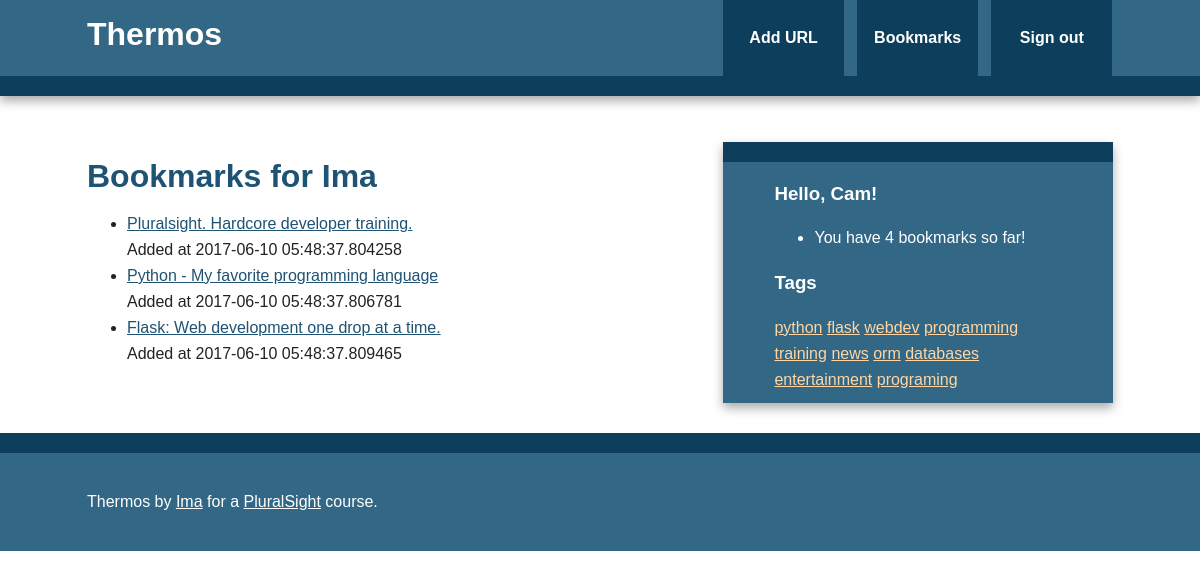
/bookmarks/user/Ima (signed in), run on the app's committed database.
### thermos/models.py (models this page shows, shortened)
class User(db.Model, UserMixin):
    id = db.Column(db.Integer, primary_key=True)
    username = db.Column(db.String(80), unique=True)
    email = db.Column(db.String(120), unique=True)
    bookmarks = db.relationship('Bookmark', backref='user', lazy='dynamic')
    password_hash = db.Column(db.String)
    @property
    def password(self):
        raise AttributeError('password: write-only field')

class Bookmark(db.Model):
    id = db.Column(db.Integer, primary_key=True)
    url = db.Column(db.Text, nullable=False)
    date = db.Column(db.DateTime, default=datetime.utcnow)
    description = db.Column(db.String(300))
    user_id = db.Column(db.Integer, db.ForeignKey('user.id'), nullable=False)
    _tags = db.relationship("Tag", secondary=tags, lazy='joined',
                            backref=db.backref("bookmarks", lazy="dynamic"))
    @property
    def tags(self):
        return ",".join([t.name for t in self._tags])
    @tags.setter
    def tags(self, string):
        if string:
            self._tags = [Tag.get_or_create(name) for name in string.split(',')]
        else:
            self._tags = []

class Tag(db.Model):
    id = db.Column(db.Integer, primary_key=True)
    name = db.Column(db.String(25), nullable=False, unique=True, index=True)
    @staticmethod
    def all():
        return Tag.query.all()
    def __repr__(self):
        return self.name

### thermos/bookmarks/views.py (the view)
@bookmarks.route('/user/<username>')
def user(username):
    user = User.query.filter_by(username=username).first_or_404()
    return render_template('user.html', user=user)

### thermos/main/views.py (called while the page is built)
@login_manager.user_loader
def load_user(userid):
    return User.query.get(int(userid))

@main.app_context_processor
def inject_tags():
    return dict(all_tags=Tag.all)

### thermos/templates/user.html (shortened to what this page needs)
{% extends "base.html" %}
{% block content %}
    <article>
        <header>
            <h1>Bookmarks for {{user.username}}</h1>
            <ul>
                {% for bm in user.bookmarks %}
                    <li>
                        <a href="{{bm.url}}">{{bm.description}}</a><br>
                        <span class="timestamp">Added at {{bm.date}}</span>
                    </li>
                {% else %}
                    <li>This user has not added any bookmarks yet.</li>
                {% endfor %}
            </ul>
        </header>
    </article>
{% endblock %}

### thermos/templates/base.html (shortened to what this page needs)
<!doctype html>
<html class="no-js" lang="">
    <head>
        {% block styles %}
          <link rel="stylesheet" href="{{ url_for('static', filename='css/normalize.min.css') }}">
          <link rel="stylesheet" href="{{ url_for('static', filename='css/main.css') }}">
        {% endblock %}
    </head>
    <body>
        <div class="header-container">
            <header class="wrapper clearfix">
                <a href="{{ url_for('main.index') }}"><h1 class="title">Thermos</h1></a>
                <nav>
                    <ul>
                        <li><a href="{{url_for('bookmarks.add')}}">Add URL</a></li>
                        {% if current_user.is_authenticated %}
                          <li>
                            <a href="{{ url_for('bookmarks.user', username=current_user.username)}}">Bookmarks</a>
                          </li>
                          <li>
                            <a href="{{ url_for('auth.logout') }}">Sign out</a>
                          </li>
                        {% endif %}
                    </ul>
                </nav>
            </header>
        </div>
        <div class="main-container">
            <div class="main wrapper clearfix">
              {% block content %}
              {% endblock %}
              {% block sidebar %}
              <aside>
                  {% if current_user.is_authenticated %}
                    <h3>Hello, {{ current_user.username }}!</h3>
                    <ul>
                      <li>You have {{ current_user.bookmarks.count()}} bookmarks so far!</li>
                    </ul>
                  {% else %}
                      <h3>Hello!</h3>
                      <p>
                        When you're logged in, you can see some information about your bookmark collection here.  Easy, and at a glance.
                      </p>
                  {% endif %}
                  <h3>Tags</h3>
                  {% for t in all_tags() %}
                    <a href="{{ url_for('bookmarks.tag', name=t) }}">{{t}}</a>
                  {% endfor %}
              </aside>
              {% endblock %}
            </div>
        </div>
        <div class="footer-container">
            <footer class="wrapper">
                <p>Thermos by <a href="http://blinkwink.org">Ima</a> for a <a href="http://pluralsight.com">PluralSight</a> course.</p>
            </footer>
        </div>
    </body>
</html>

### thermos/static/css/main.css (style rules this page uses)
html, button, input, select, textarea { color: #222; }
html { font-size: 1em; line-height: 1.4; }
body { font: 16px/26px Helvetica, Helvetica Neue, Arial; }
.wrapper { width: 90%; margin: 0 5%; }
.header-container { border-bottom: 20px solid #0D3E5B; }
.footer-container, .main aside { border-top: 20px solid #0D3E5B; }
.header-container, .footer-container, .main aside { background: #326786; }
.title { color: white; }
nav ul { margin: 0; padding: 0; list-style-type: none; }
nav a { display: block; margin-bottom: 10px; padding: 15px 0; text-align: center; text-decoration: none; font-weight: bold; color: white; background: #0D3E5B; }
.main { padding: 30px 0; }
.main article h1 { font-size: 2em; }
.main aside { color: white; padding: 0px 5% 10px; }
.footer-container footer { color: white; padding: 20px 0; }
a, a:visited { color: #1E5373; }
h1, h2, h3, h4, h5, h6 { color: #1E5373; }
aside a { color: #FFD6A3; }
.main aside h3, footer h3, footer a, footer a:visited { color: white; }
@media only screen and (min-width: 480px) { nav a { float: left; width: 27%; margin: 0 1.7%; padding: 25px 2%; margin-bottom: 0; } }
@media only screen and (min-width: 480px) { nav li:first-child a { margin-left: 0; } }
@media only screen and (min-width: 480px) { nav li:last-child a { margin-right: 0; } }
@media only screen and (min-width: 480px) { nav ul li { display: inline; } }
@media only screen and (min-width: 768px) { .header-container, .main aside { -webkit-box-shadow: 0 5px 10px #aaa; -moz-box-shadow: 0 5px 10px #aaa; box-shadow: 0 5px 10px #aaa; } }
@media only screen and (min-width: 768px) { .title { float: left; } }
@media only screen and (min-width: 768px) { nav { float: right; width: 38%; } }
@media only screen and (min-width: 768px) { .main article { float: left; width: 57%; } }
@media only screen and (min-width: 768px) { .main aside { float: right; width: 28%; } }
@media only screen and (min-width: 1140px) { .wrapper { width: 1026px; margin: 0 auto; } }
.clearfix:before, .clearfix:after { content: " "; display: table; }
.clearfix:after { clear: both; }
.clearfix { *zoom: 1; }

### data on the page
User: username "Ima"
Bookmark: description "Pluralsight. Hardcore developer training.", date "2017-06-10 05:48:37.804258"
Bookmark: description "Python - My favorite programming language", date "2017-06-10 05:48:37.806781"
Bookmark: description "Flask: Web development one drop at a time.", date "2017-06-10 05:48:37.809465"
User: username "Cam"
Tag: name "python"
Tag: name "flask"
Tag: name "webdev"
Tag: name "programming"
Tag: name "training"
Tag: name "news"
Tag: name "orm"
Tag: name "databases"
Tag: name "entertainment"
Tag: name "programing"

### other printed values
{{ current_user.bookmarks.count() }} "4"
